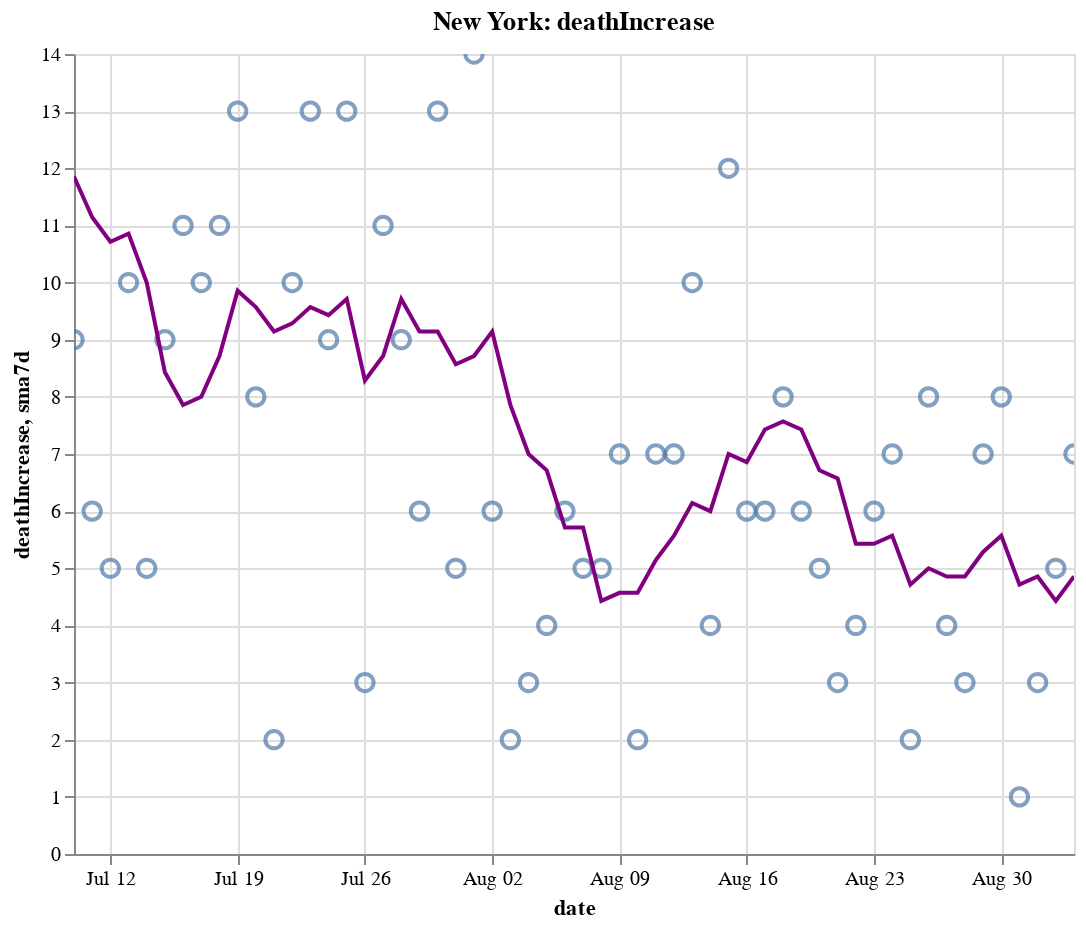

Notebook code for this chart:
### Code cell
create_plot(ny, 'deathIncrease')

### Figure 1 — Vega-Lite specification as saved in the notebook (floating-point values rounded to 4 significant figures)
{"config": {"view": {"continuousWidth": 400, "continuousHeight": 300}}, "layer": [{"layer": [{"mark": {"type": "point", "size": 75}, "encoding": {"tooltip": [{"type": "temporal", "field": "date"}, {"type": "quantitative", "field": "deathIncrease"}, {"type": "quantitative", "field": "sma7d"}], "x": {"type": "temporal", "field": "date"}, "y": {"type": "quantitative", "field": "deathIncrease"}}, "selection": {"selector012": {"type": "interval", "bind": "scales", "encodings": ["x", "y"]}}}, {"mark": {"type": "line", "color": "purple"}, "encoding": {"x": {"type": "temporal", "field": "date"}, "y": {"type": "quantitative", "field": "sma7d"}}}]}, {"mark": {"type": "rule", "color": "#aaa"}, "encoding": {"x": {"type": "temporal", "field": "date"}}, "transform": [{"filter": {"selection": "selector011"}}]}, {"mark": "circle", "encoding": {"opacity": {"condition": {"value": 1, "selection": "selector011"}, "value": 0}, "tooltip": [{"type": "temporal", "field": "date"}, {"type": "quantitative", "field": "deathIncrease"}, {"type": "quantitative", "field": "sma7d"}], "x": {"type": "temporal", "field": "date"}, "y": {"type": "quantitative", "field": "deathIncrease"}}, "selection": {"selector011": {"type": "single", "encodings": ["x"], "on": "mouseover", "nearest": true, "empty": "none"}}}, {"mark": {"type": "text", "align": "left", "dx": 5, "dy": -5, "stroke": "white", "strokeWidth": 2}, "encoding": {"text": {"type": "quantitative", "field": "deathIncrease"}, "tooltip": [{"type": "temporal", "field": "date"}, {"type": "quantitative", "field": "deathIncrease"}, {"type": "quantitative", "field": "sma7d"}], "x": {"type": "temporal", "field": "date"}, "y": {"type": "quantitative", "field": "deathIncrease"}}, "transform": [{"filter": {"selection": "selector011"}}]}, {"mark": {"type": "text", "align": "left", "dx": 5, "dy": -5}, "encoding": {"text": {"type": "quantitative", "field": "deathIncrease"}, "tooltip": [{"type": "temporal", "field": "date"}, {"type": "quantitative", "field": "deathIncrease"}, {"type": "quantitative", "field": "sma7d"}], "x": {"type": "temporal", "field": "date"}, "y": {"type": "quantitative", "field": "deathIncrease"}}, "transform": [{"filter": {"selection": "selector011"}}]}], "data": {"name": "data-92477fb5a3b4fe1c3598f5e2c22a548c"}, "height": 400, "title": "New York: deathIncrease", "width": 500, "$schema": "https://vega.github.io/schema/vega-lite/v4.8.1.json", "datasets": {"data-92477fb5a3b4fe1c3598f5e2c22a548c": [{"date": "2020-07-10T00:00:00", "totalTestResultsIncrease": 73560.0, "positiveIncrease": 786.0, "death": 24970.0, "deathIncrease": 9.0, "positiveRate": 0.011, "state": "New York", "sma7d": 11.86}, {"date": "2020-07-11T00:00:00", "totalTestResultsIncrease": 69200.0, "positiveIncrease": 730.0, "death": 24970.0, "deathIncrease": 6.0, "positiveRate": 0.011, "state": "New York", "sma7d": 11.14}, {"date": "2020-07-12T00:00:00", "totalTestResultsIncrease": 62420.0, "positiveIncrease": 677.0, "death": 24980.0, "deathIncrease": 5.0, "positiveRate": 0.011, "state": "New York", "sma7d": 10.71}, {"date": "2020-07-13T00:00:00", "totalTestResultsIncrease": 51690.0, "positiveIncrease": 557.0, "death": 24990.0, "deathIncrease": 10.0, "positiveRate": 0.011, "state": "New York", "sma7d": 10.86}, {"date": "2020-07-14T00:00:00", "totalTestResultsIncrease": 60040.0, "positiveIncrease": 912.0, "death": 24990.0, "deathIncrease": 5.0, "positiveRate": 0.015, "state": "New York", "sma7d": 10.0}, {"date": "2020-07-15T00:00:00", "totalTestResultsIncrease": 63600.0, "positiveIncrease": 831.0, "death": 25000.0, "deathIncrease": 9.0, "positiveRate": 0.013, "state": "New York", "sma7d": 8.429}, {"date": "2020-07-16T00:00:00", "totalTestResultsIncrease": 72680.0, "positiveIncrease": 769.0, "death": 25010.0, "deathIncrease": 11.0, "positiveRate": 0.011, "state": "New York", "sma7d": 7.857}, {"date": "2020-07-17T00:00:00", "totalTestResultsIncrease": 78240.0, "positiveIncrease": 776.0, "death": 25020.0, "deathIncrease": 10.0, "positiveRate": 0.01, "state": "New York", "sma7d": 8.0}, {"date": "2020-07-18T00:00:00", "totalTestResultsIncrease": 69820.0, "positiveIncrease": 754.0, "death": 25040.0, "deathIncrease": 11.0, "positiveRate": 0.011, "state": "New York", "sma7d": 8.714}, {"date": "2020-07-19T00:00:00", "totalTestResultsIncrease": 46200.0, "positiveIncrease": 502.0, "death": 25050.0, "deathIncrease": 13.0, "positiveRate": 0.011, "state": "New York", "sma7d": 9.857}, {"date": "2020-07-20T00:00:00", "totalTestResultsIncrease": 49340.0, "positiveIncrease": 519.0, "death": 25060.0, "deathIncrease": 8.0, "positiveRate": 0.011, "state": "New York", "sma7d": 9.571}, {"date": "2020-07-21T00:00:00", "totalTestResultsIncrease": 66170.0, "positiveIncrease": 855.0, "death": 25060.0, "deathIncrease": 2.0, "positiveRate": 0.013, "state": "New York", "sma7d": 9.143}, {"date": "2020-07-22T00:00:00", "totalTestResultsIncrease": 67660.0, "positiveIncrease": 705.0, "death": 25070.0, "deathIncrease": 10.0, "positiveRate": 0.01, "state": "New York", "sma7d": 9.286}, {"date": "2020-07-23T00:00:00", "totalTestResultsIncrease": 69700.0, "positiveIncrease": 811.0, "death": 25080.0, "deathIncrease": 13.0, "positiveRate": 0.012, "state": "New York", "sma7d": 9.571}, {"date": "2020-07-24T00:00:00", "totalTestResultsIncrease": 76510.0, "positiveIncrease": 753.0, "death": 25090.0, "deathIncrease": 9.0, "positiveRate": 0.01, "state": "New York", "sma7d": 9.429}, {"date": "2020-07-25T00:00:00", "totalTestResultsIncrease": 71470.0, "positiveIncrease": 750.0, "death": 25100.0, "deathIncrease": 13.0, "positiveRate": 0.01, "state": "New York", "sma7d": 9.714}, {"date": "2020-07-26T00:00:00", "totalTestResultsIncrease": 53570.0, "positiveIncrease": 536.0, "death": 25110.0, "deathIncrease": 3.0, "positiveRate": 0.01, "state": "New York", "sma7d": 8.286}, {"date": "2020-07-27T00:00:00", "totalTestResultsIncrease": 57270.0, "positiveIncrease": 608.0, "death": 25120.0, "deathIncrease": 11.0, "positiveRate": 0.011, "state": "New York", "sma7d": 8.714}, {"date": "2020-07-28T00:00:00", "totalTestResultsIncrease": 57400.0, "positiveIncrease": 534.0, "death": 25130.0, "deathIncrease": 9.0, "positiveRate": 0.009, "state": "New York", "sma7d": 9.714}, {"date": "2020-07-29T00:00:00", "totalTestResultsIncrease": 62280.0, "positiveIncrease": 715.0, "death": 25130.0, "deathIncrease": 6.0, "positiveRate": 0.011, "state": "New York", "sma7d": 9.143}, {"date": "2020-07-30T00:00:00", "totalTestResultsIncrease": 73550.0, "positiveIncrease": 777.0, "death": 25140.0, "deathIncrease": 13.0, "positiveRate": 0.011, "state": "New York", "sma7d": 9.143}, {"date": "2020-07-31T00:00:00", "totalTestResultsIncrease": 68870.0, "positiveIncrease": 644.0, "death": 25150.0, "deathIncrease": 5.0, "positiveRate": 0.009, "state": "New York", "sma7d": 8.571}, {"date": "2020-08-01T00:00:00", "totalTestResultsIncrease": 82740.0, "positiveIncrease": 753.0, "death": 25160.0, "deathIncrease": 14.0, "positiveRate": 0.009, "state": "New York", "sma7d": 8.714}, {"date": "2020-08-02T00:00:00", "totalTestResultsIncrease": 58960.0, "positiveIncrease": 531.0, "death": 25170.0, "deathIncrease": 6.0, "positiveRate": 0.009, "state": "New York", "sma7d": 9.143}, {"date": "2020-08-03T00:00:00", "totalTestResultsIncrease": 51840.0, "positiveIncrease": 545.0, "death": 25170.0, "deathIncrease": 2.0, "positiveRate": 0.011, "state": "New York", "sma7d": 7.857}, {"date": "2020-08-04T00:00:00", "totalTestResultsIncrease": 70990.0, "positiveIncrease": 746.0, "death": 25180.0, "deathIncrease": 3.0, "positiveRate": 0.011, "state": "New York", "sma7d": 7.0}, {"date": "2020-08-05T00:00:00", "totalTestResultsIncrease": 72670.0, "positiveIncrease": 636.0, "death": 25180.0, "deathIncrease": 4.0, "positiveRate": 0.009, "state": "New York", "sma7d": 6.714}, {"date": "2020-08-06T00:00:00", "totalTestResultsIncrease": 72370.0, "positiveIncrease": 703.0, "death": 25180.0, "deathIncrease": 6.0, "positiveRate": 0.01, "state": "New York", "sma7d": 5.714}, {"date": "2020-08-07T00:00:00", "totalTestResultsIncrease": 70170.0, "positiveIncrease": 714.0, "death": 25190.0, "deathIncrease": 5.0, "positiveRate": 0.01, "state": "New York", "sma7d": 5.714}, {"date": "2020-08-08T00:00:00", "totalTestResultsIncrease": 74860.0, "positiveIncrease": 703.0, "death": 25200.0, "deathIncrease": 5.0, "positiveRate": 0.009, "state": "New York", "sma7d": 4.429}, {"date": "2020-08-09T00:00:00", "totalTestResultsIncrease": 65810.0, "positiveIncrease": 515.0, "death": 25200.0, "deathIncrease": 7.0, "positiveRate": 0.008, "state": "New York", "sma7d": 4.571}, {"date": "2020-08-10T00:00:00", "totalTestResultsIncrease": 54000.0, "positiveIncrease": 476.0, "death": 25200.0, "deathIncrease": 2.0, "positiveRate": 0.009, "state": "New York", "sma7d": 4.571}, {"date": "2020-08-11T00:00:00", "totalTestResultsIncrease": 77060.0, "positiveIncrease": 667.0, "death": 25210.0, "deathIncrease": 7.0, "positiveRate": 0.009, "state": "New York", "sma7d": 5.143}, {"date": "2020-08-12T00:00:00", "totalTestResultsIncrease": 87780.0, "positiveIncrease": 700.0, "death": 25220.0, "deathIncrease": 7.0, "positiveRate": 0.008, "state": "New York", "sma7d": 5.571}, {"date": "2020-08-13T00:00:00", "totalTestResultsIncrease": 87900.0, "positiveIncrease": 737.0, "death": 25230.0, "deathIncrease": 10.0, "positiveRate": 0.008, "state": "New York", "sma7d": 6.143}, {"date": "2020-08-14T00:00:00", "totalTestResultsIncrease": 85460.0, "positiveIncrease": 727.0, "death": 25230.0, "deathIncrease": 4.0, "positiveRate": 0.009, "state": "New York", "sma7d": 6.0}, {"date": "2020-08-15T00:00:00", "totalTestResultsIncrease": 88670.0, "positiveIncrease": 734.0, "death": 25240.0, "deathIncrease": 12.0, "positiveRate": 0.008, "state": "New York", "sma7d": 7.0}, {"date": "2020-08-16T00:00:00", "totalTestResultsIncrease": 77690.0, "positiveIncrease": 607.0, "death": 25250.0, "deathIncrease": 6.0, "positiveRate": 0.008, "state": "New York", "sma7d": 6.857}, {"date": "2020-08-17T00:00:00", "totalTestResultsIncrease": 56890.0, "positiveIncrease": 408.0, "death": 25260.0, "deathIncrease": 6.0, "positiveRate": 0.007, "state": "New York", "sma7d": 7.429}, {"date": "2020-08-18T00:00:00", "totalTestResultsIncrease": 66890.0, "positiveIncrease": 655.0, "death": 25260.0, "deathIncrease": 8.0, "positiveRate": 0.01, "state": "New York", "sma7d": 7.571}, {"date": "2020-08-19T00:00:00", "totalTestResultsIncrease": 80420.0, "positiveIncrease": 631.0, "death": 25270.0, "deathIncrease": 6.0, "positiveRate": 0.008, "state": "New York", "sma7d": 7.429}, {"date": "2020-08-20T00:00:00", "totalTestResultsIncrease": 80980.0, "positiveIncrease": 601.0, "death": 25280.0, "deathIncrease": 5.0, "positiveRate": 0.007, "state": "New York", "sma7d": 6.714}, {"date": "2020-08-21T00:00:00", "totalTestResultsIncrease": 98880.0, "positiveIncrease": 709.0, "death": 25280.0, "deathIncrease": 3.0, "positiveRate": 0.007, "state": "New York", "sma7d": 6.571}, {"date": "2020-08-22T00:00:00", "totalTestResultsIncrease": 94850.0, "positiveIncrease": 653.0, "death": 25280.0, "deathIncrease": 4.0, "positiveRate": 0.007, "state": "New York", "sma7d": 5.429}, {"date": "2020-08-23T00:00:00", "totalTestResultsIncrease": 74040.0, "positiveIncrease": 572.0, "death": 25290.0, "deathIncrease": 6.0, "positiveRate": 0.008, "state": "New York", "sma7d": 5.429}, {"date": "2020-08-24T00:00:00", "totalTestResultsIncrease": 62030.0, "positiveIncrease": 408.0, "death": 25300.0, "deathIncrease": 7.0, "positiveRate": 0.007, "state": "New York", "sma7d": 5.571}, {"date": "2020-08-25T00:00:00", "totalTestResultsIncrease": 67260.0, "positiveIncrease": 629.0, "death": 25300.0, "deathIncrease": 2.0, "positiveRate": 0.009, "state": "New York", "sma7d": 4.714}, {"date": "2020-08-26T00:00:00", "totalTestResultsIncrease": 71190.0, "positiveIncrease": 566.0, "death": 25300.0, "deathIncrease": 8.0, "positiveRate": 0.008, "state": "New York", "sma7d": 5.0}, {"date": "2020-08-27T00:00:00", "totalTestResultsIncrease": 83440.0, "positiveIncrease": 791.0, "death": 25310.0, "deathIncrease": 4.0, "positiveRate": 0.009, "state": "New York", "sma7d": 4.857}, {"date": "2020-08-28T00:00:00", "totalTestResultsIncrease": 97830.0, "positiveIncrease": 636.0, "death": 25310.0, "deathIncrease": 3.0, "positiveRate": 0.007, "state": "New York", "sma7d": 4.857}, {"date": "2020-08-29T00:00:00", "totalTestResultsIncrease": 93870.0, "positiveIncrease": 635.0, "death": 25320.0, "deathIncrease": 7.0, "positiveRate": 0.007, "state": "New York", "sma7d": 5.286}, {"date": "2020-08-30T00:00:00", "totalTestResultsIncrease": 100000.0, "positiveIncrease": 698.0, "death": 25330.0, "deathIncrease": 8.0, "positiveRate": 0.007, "state": "New York", "sma7d": 5.571}, {"date": "2020-08-31T00:00:00", "totalTestResultsIncrease": 66240.0, "positiveIncrease": 656.0, "death": 25330.0, "deathIncrease": 1.0, "positiveRate": 0.01, "state": "New York", "sma7d": 4.714}, {"date": "2020-09-01T00:00:00", "totalTestResultsIncrease": 77000.0, "positiveIncrease": 754.0, "death": 25330.0, "deathIncrease": 3.0, "positiveRate": 0.01, "state": "New York", "sma7d": 4.857}, {"date": "2020-09-02T00:00:00", "totalTestResultsIncrease": 88450.0, "positiveIncrease": 708.0, "death": 25340.0, "deathIncrease": 5.0, "positiveRate": 0.008, "state": "New York", "sma7d": 4.429}, {"date": "2020-09-03T00:00:00", "totalTestResultsIncrease": 88980.0, "positiveIncrease": 889.0, "death": 25340.0, "deathIncrease": 7.0, "positiveRate": 0.01, "state": "New York", "sma7d": 4.857}]}}
